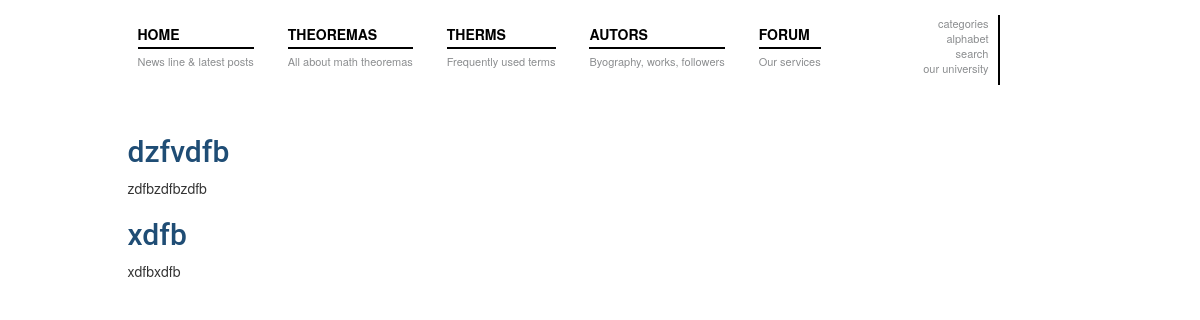
Page /term/ on the earlier database version.
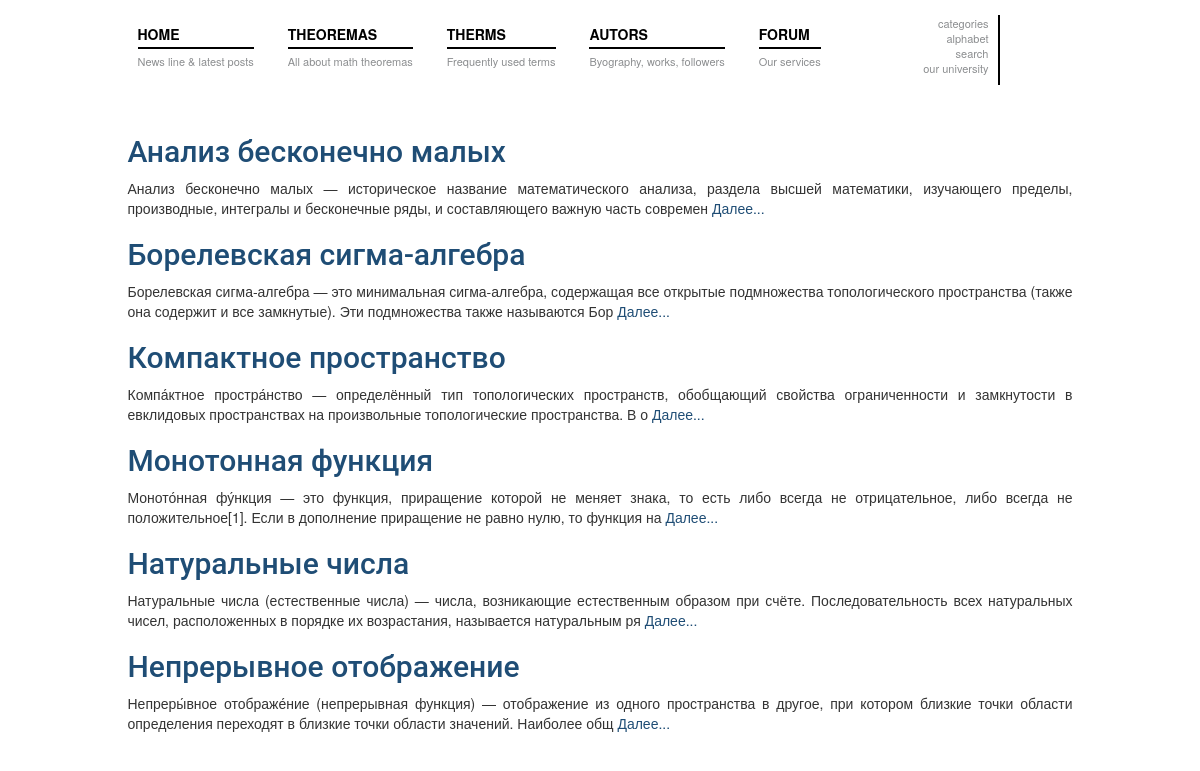
Same page on the later database version.
### matan/models.py (models this page shows, shortened)
class Term(models.Model):
    title = models.CharField(max_length=100, verbose_name=u'Термин')
    determination = models.TextField(verbose_name=u'Определение')
    class Meta:
        ordering=['title']

### matan/views.py (the view)
# urls.py: url(r'^term/$', views.TermView.as_view(), name='term_list'),
class TermView(ListView):
    model = Term
    template_name = 'matan/term_list.html'
    context_object_name = 'term_list'

### matan/templates/matan/term_list.html (shortened to what this page needs)
{% extends 'matan/base.html' %}
{% block content %}
    {% if term_list %}
        {% for term in term_list%}
            <h2><a href="{% url 'term_detail' pk=term.id %}">{{ term.title }}</a></h2>
            <p class="text-justify">{{ term.determination|slice:':200' }}
            {% if term.determination|length >= 200 %}
                <a href="{% url 'term_detail' pk=term.id %}">Далее...</a>
            {% endif %}
            </p>
        {% endfor %}
    {% endif %}
{% endblock %}

Differences in the rows shown:
removed Term: title "dzfvdfb", determination "zdfbzdfbzdfb"
removed Term: title "xdfb", determination "xdfbxdfb"
added Term: title "Анализ бесконечно малых", determination "Анализ бесконечно малых — историческое название математического анализа, раздела высшей математики, изучающего пределы, производные, интегралы и бесконечные ряды, и составляющего важную часть современ", shows "Далее..."
added Term: title "Борелевская сигма-алгебра", determination "Борелевская сигма-алгебра — это минимальная сигма-алгебра, содержащая все открытые подмножества топологического пространства (также она содержит и все замкнутые). Эти подмножества также называются Бор", shows "Далее..."
added Term: title "Компактное пространство", determination "Компа́ктное простра́нство — определённый тип топологических пространств, обобщающий свойства ограниченности и замкнутости в евклидовых пространствах на произвольные топологические пространства. В о", shows "Далее..."
added Term: title "Монотонная функция", determination "Моното́нная фу́нкция — это функция, приращение которой не меняет знака, то есть либо всегда не отрицательное, либо всегда не положительное[1]. Если в дополнение приращение не равно нулю, то функция на", shows "Далее..."
added Term: title "Натуральные числа", determination "Натуральные числа (естественные числа) — числа, возникающие естественным образом при счёте. Последовательность всех натуральных чисел, расположенных в порядке их возрастания, называется натуральным ря", shows "Далее..."
added Term: title "Непрерывное отображение", determination "Непреры́вное отображе́ние (непрерывная функция) — отображение из одного пространства в другое, при котором близкие точки области определения переходят в близкие точки области значений. Наиболее общ", shows "Далее..."
